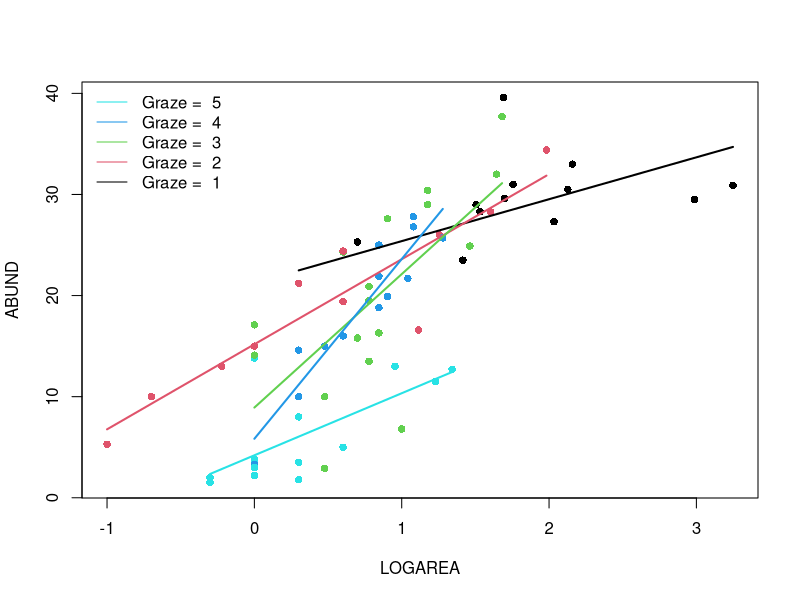
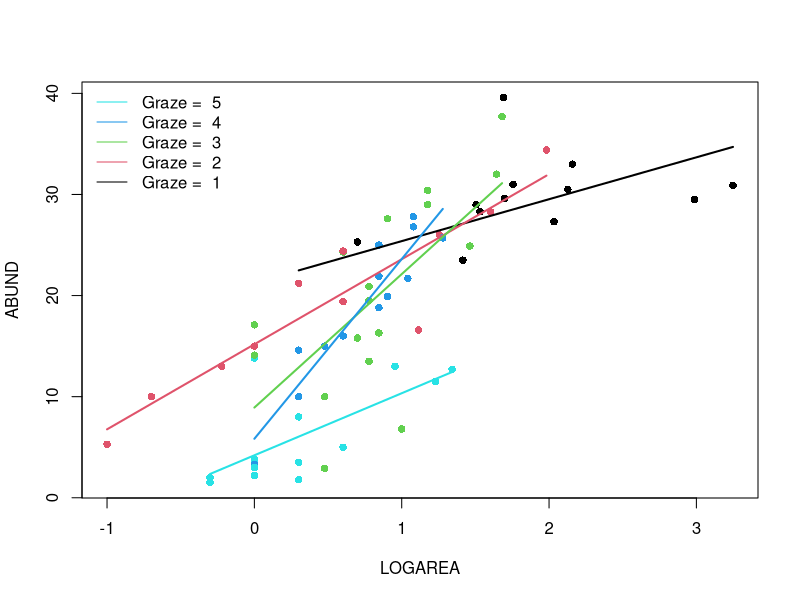
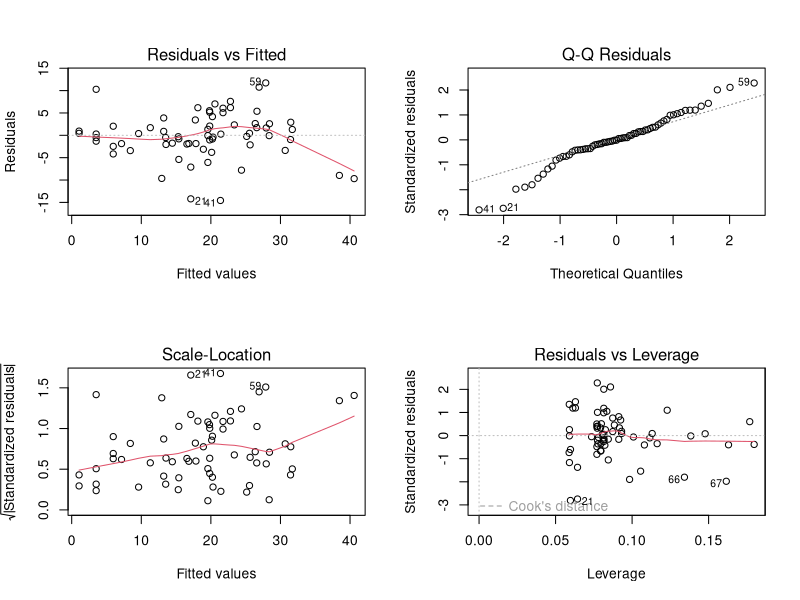

The R source for these figures, in order:
## ----Q2, eval=TRUE, echo=SOLUTIONS, results=SOLUTIONS, collapse=TRUE---------------------------------------------------------------------------------
loyn <- read.table("./data/loyn.txt", header = TRUE)
str(loyn)


## ----Q3, eval=TRUE, echo=SOLUTIONS, results=SOLUTIONS, collapse=TRUE---------------------------------------------------------------------------------
loyn$LOGAREA <- log10(loyn$AREA)
# create factor GRAZE as it was originally coded as an integer
loyn$FGRAZE <- factor(loyn$GRAZE)




## ----Q5, eval=TRUE, echo=SOLUTIONS, results=SOLUTIONS, collapse=TRUE---------------------------------------------------------------------------------
birds.inter.1 <- lm(ABUND ~ FGRAZE * LOGAREA , data = loyn)




## ----Q7, eval=TRUE, echo=SOLUTIONS, results=SOLUTIONS, collapse=TRUE---------------------------------------------------------------------------------
summary(birds.inter.1)

# Here the intercept (baseline) is the predicted `ABUND` for LOGAREA = 0,
# for FGRAZE level 1.
# the null hypothesis for the intercept is that the intercept = 0
# (not biologically relevant).

# LOGAREA represents the slope for LOGAREA, specific to level FGRAZE = 1.
# The null hypothesis is that the slope of the relationship
# between LOGAREA and ABUND = 0, for level FGRAZE = 1 only. 

# FGRAZE2...5 estimate differences (contrasts) between the *intercept* of
# each level and the *intercept* of the reference level, FGRAZE = 1. 

# FGRAZE2...5:LOGAREA estimate differences (contrasts) between the *slope*
# of LOGAREA for each level and the *slope* of LOGAREA for the reference
# level, FGRAZE = 1. 


# The Multiple R-square value is 0.76, slightly up from the purely additive
# model (in the optional questions)
# but not much, considering that we have added a whole 4 parameters to the
# model, i.e. nearly doubled its complexity


## ----Q8a, eval=TRUE, echo=TRUE, collapse=FALSE-------------------------------------------------------------------------------------------------------
par(mfrow= c(1, 1))
plot(ABUND ~ LOGAREA, data= loyn, col= GRAZE, pch= 16)
# Note: # color 1 means black in R
# color 2 means red in R
# color 3 means green in R
# color 4 means blue in R
# color 5 means cyan in R

# FGRAZE1
# create a sequence of increasing Biomass within the observed range
LOGAREA.seq<- seq(from= min(loyn$LOGAREA[loyn$FGRAZE == 1]),
					to= max(loyn$LOGAREA[loyn$FGRAZE == 1]),
					length= 20)
# create data frame for prediction
dat4pred<- data.frame(FGRAZE= "1", LOGAREA= LOGAREA.seq)
# predict for new data
dat4pred$predicted<- predict(birds.inter.1, newdata= dat4pred)
# add the predictions to the plot of the data
lines(predicted ~ LOGAREA, data= dat4pred, col= 1, lwd= 2)

# FGRAZE2
LOGAREA.seq<- seq(from= min(loyn$LOGAREA[loyn$FGRAZE == 2]),
					to= max(loyn$LOGAREA[loyn$FGRAZE == 2]),
					length= 20)
dat4pred<- data.frame(FGRAZE= "2", LOGAREA= LOGAREA.seq)
dat4pred$predicted<- predict(birds.inter.1, newdata= dat4pred)
lines(predicted ~ LOGAREA, data= dat4pred, col= 2, lwd= 2)

# FGRAZE3
LOGAREA.seq<- seq(from= min(loyn$LOGAREA[loyn$FGRAZE == 3]),
					to= max(loyn$LOGAREA[loyn$FGRAZE == 3]),
					length= 20)
dat4pred<- data.frame(FGRAZE= "3", LOGAREA= LOGAREA.seq)
dat4pred$predicted<- predict(birds.inter.1, newdata= dat4pred)
lines(predicted ~ LOGAREA, data= dat4pred, col= 3, lwd= 2)

# FGRAZE4
LOGAREA.seq<- seq(from= min(loyn$LOGAREA[loyn$FGRAZE == 4]),
					to= max(loyn$LOGAREA[loyn$FGRAZE == 4]),
					length= 20)
dat4pred<- data.frame(FGRAZE= "4", LOGAREA= LOGAREA.seq)
dat4pred$predicted<- predict(birds.inter.1, newdata= dat4pred)
lines(predicted ~ LOGAREA, data= dat4pred, col= 4, lwd= 2)

# FGRAZE5
LOGAREA.seq<- seq(from= min(loyn$LOGAREA[loyn$FGRAZE == 5]),
					to= max(loyn$LOGAREA[loyn$FGRAZE == 5]),
					length= 20)
dat4pred<- data.frame(FGRAZE= "5", LOGAREA= LOGAREA.seq)
dat4pred$predicted<- predict(birds.inter.1, newdata= dat4pred)
lines(predicted ~ LOGAREA, data= dat4pred, col= 5, lwd= 2)

legend("topleft", 
 legend= paste("Graze = ", 5:1), 
 col= c(5:1), bty= "n",
 lty= c(1, 1, 1), 
 lwd= c(1, 1, 1))


## ----Q8b, eval=TRUE, echo=TRUE, collapse=FALSE-------------------------------------------------------------------------------------------------------
# Okay, that was a long-winded way of doing this.
# If, like me, you prefer more compact code and less risks of errors,
# you can use a loop, to save repeating the sequence 5 times:
par(mfrow= c(1, 1))
plot(ABUND ~ LOGAREA, data= loyn, col= GRAZE, pch= 16)

for(g in levels(loyn$FGRAZE)){# `g` will take the values "1", "2",..., "5" in turn
	LOGAREA.seq<- seq(from= min(loyn$LOGAREA[loyn$FGRAZE == g]),
										to= max(loyn$LOGAREA[loyn$FGRAZE == g]),
														length= 20)
	dat4pred<- data.frame(FGRAZE= g, LOGAREA= LOGAREA.seq)
	dat4pred$predicted<- predict(birds.inter.1, newdata= dat4pred)
	lines(predicted ~ LOGAREA, data= dat4pred, col= as.numeric(g), lwd= 2)
}
legend("topleft", 
 legend= paste("Graze = ", 5:1), 
 col= c(5:1), bty= "n",
 lty= c(1, 1, 1), 
 lwd= c(1, 1, 1))




## ----Q10, eval=TRUE, echo=SOLUTIONS, results=SOLUTIONS, collapse=TRUE--------------------------------------------------------------------------------
str(loyn)
loyn$LOGDIST <- log10(loyn$DIST)
loyn$LOGLDIST <- log10(loyn$LDIST)


## ----Q11, eval=TRUE, echo=SOLUTIONS, results=SOLUTIONS, collapse=TRUE--------------------------------------------------------------------------------
# Example:

# Rank	|	Predictor	|	Biological effect
# 1	    |	LOGAREA	  |	Large patches containing proportionally
#                     more core habitat: enable persistence of
#                     species with larger home ranges. 
# 3	    |	LOGDIST	  |	?
# ?	    |	LOGLDIST	|	?
# 2	    |	YR.ISOL	  |	?
# ?	    |	ALT		    |	?
# ?	    |	FGRAZE	  |	?

# expect different researchers to come up with different predictions!
# The main limitation is our lack of expert knowledge of the
# study system and area, of course.




## ----Q13, eval=TRUE, echo=SOLUTIONS, results=SOLUTIONS, collapse=TRUE--------------------------------------------------------------------------------
M1 <- lm(ABUND ~ LOGDIST + LOGLDIST +
                 YR.ISOL + ALT + LOGAREA * FGRAZE,
         data = loyn)


## ----Q14, eval=TRUE, echo=SOLUTIONS, results=SOLUTIONS, collapse=TRUE--------------------------------------------------------------------------------
library(car)
vif(M1)

# Potential problem with FGRAZE (as seen from data exploration) with LOGAREA
# or YR.ISOL
# Ignore for the moment, but we will have to take this into account in our
# interpretation of the results.
# The high VIF for the terms involved in an
# interaction is expected and can be ignored.


## ----Q15, eval=TRUE, echo=SOLUTIONS, results=SOLUTIONS, collapse=TRUE--------------------------------------------------------------------------------
# Wait: why did we not use 'summary' or 'anova' for this?
summary(M1)
anova(M1)

# 'summary' tests if the coefficient for each predictor is significantly
# different from zero.
# 'anova' tests for the significance of the proportion of variation explained
# by a particular term in the model.
# The ANOVA allows testing the overall significance of categorical predictors,
# which involves several coefficients together, thus is more handy. 
# But the results of this ANOVA depend on the order of the variables,
# which is arbitrary here.
# We could change the order but there are too many possible permutations
# Summary p-values don't suffer that problem but test different hypotheses
# It would be useful to use an ANOVA that doesn't depend on the order
# of inclusion of the variables, like 'drop1'

drop1(M1, test = "F")

# LOGDIST is the least significant, hence makes the least 
# contribution to the variability explained by the model, 
# with respect to the number of degrees of freedom it uses (1)

# In retrospect, this model selection step effectively amounts to a test of the
# significance of the LOGDIST effect (although it is a relatively weak test,
# because this was not specific: in reality we were testing
# multiple hypotheses at once)


## ----Q16, eval=TRUE, echo=SOLUTIONS, results=SOLUTIONS, collapse=TRUE--------------------------------------------------------------------------------
M2 <- lm(ABUND ~ LOGLDIST + # removing LOGDIST here
                 YR.ISOL + ALT + LOGAREA * FGRAZE,
         data = loyn)

# or use the shortcut:

M2<- update(M1, formula = . ~ . - LOGDIST) # "." means all previous variables
drop1(M2, test = "F")

# YR.ISOL is now the least significant, hence makes the least 
# contribution to the variability explained by the model, 
# with respect to the number of degrees of freedom it uses (1)

M3 <- update(M2, formula = . ~ . - YR.ISOL)
drop1(M3, test = "F")

# LOGLDIST and ALT now the least significant. Choosing on the basis of
# p-values this similar is really quite arbitrary, so would be best guided
# by expert knowledge if we have it.
# in the absence of strong a-priori expertise, we'll go for LOGLDIST

M4 <- update(M3, formula = . ~ . - LOGLDIST)
drop1(M4, test = "F")

# and finally drop ALT from the model
# I am writing the model in full for more clarity:
M5 <- lm(ABUND ~ LOGAREA * FGRAZE, data = loyn) 
drop1(M5, test = "F")
# All significant: no more terms to drop. Here we are, back to a
# familiar version of the model!


## ----Q17, eval=TRUE, echo=SOLUTIONS, results=SOLUTIONS, collapse=TRUE--------------------------------------------------------------------------------
# If the goal of the study is simply to test the FGRAZE * LOGAREA interaction, then all we need is the associated significance test.
# If the model is intended to be used for further inference (like
# prediction), then we will try to simplify it as much as is justifiable to do.

# We can use drop1 for this, but we don't need to, in this simple case:
# when an interaction is significant, the main effects should be left in,
# irrespective of significance, because the interaction cannot be
# interpreted correctly without its main effect.

# Likewise, when an interaction is non-significant it must go first,
# and only then the evidence for the main effects can be assessed.

# Because R always includes interactions *after* their main effects
# in the models, the anova of the model returns the same result as drop1, 
# in our simple model which has no interactions with other terms

# Demo:
anova(M5)
drop1(M5, test= "F") 
# drop1 is clever enough that it doesn't let you
# see the p-values for the main effect, in the presence of their interaction.

# In this case the interaction is not significant, and thus isn't needed
# a better model would thus be the additive-only model:
# lm(ABUND ~ LOGAREA + FGRAZE , data = loyn)
# By applying 'drop1' we have effectively tested the effect of the interaction,
# i.e. the hypothesis that the effect of grazing level depends on patch size (or vice versa).


## ----Q18, eval=TRUE, echo=SOLUTIONS, results=SOLUTIONS, collapse=TRUE--------------------------------------------------------------------------------
M6 <- lm(ABUND ~ LOGAREA + FGRAZE, data = loyn) 
# first split the plotting device into 2 rows and 2 columns
par(mfrow = c(2,2))

# now create the residuals plots
plot(M6)

# To test the normality of residuals assumption we use the Normal Q-Q plot. 
# The central residuals are not too far from the Q-Q line but the extremes
# are too extreme (the tails of the distribution are too long). Some
# observations, both high and low, are poorly explained by the model.

# The plot of the residuals against the fitted values suggests these
# extreme residuals happen for intermediate fitted values.

# Looking at the homogeneity of variance assumption (Residuals vs
# Fitted and Scale-Location plot),
# the graphs are mostly messy, with no clear pattern emerging. There is
# a hint of smaller variance with the lowest fitted values, which is not ideal.
# This could mean that the homogeneity of variance assumption is not met
# (i.e. the variances are not the same). 

# The observations with the highest leverage don't appear to be overly
# influential, according to the Cook's distances in the Residuals vs
# Leverage plot.  




## ----Q19, eval=TRUE, echo=SOLUTIONS, results=SOLUTIONS, collapse=TRUE--------------------------------------------------------------------------------
anova(M6)
# null hypothesis 1: There is no effect of LOGAREA on ABUND
# (the proportion of variation explained by LOGAREA is zero)
# null hypothesis 2: There is no effect of FGRAZE on ABUND
# (no significant proportion of variation explained by grazing
# levels *after* the effect of LOGAREA)
# the p values are all very small therefore reject both null hypotheses.

# (Supplement)
# You can work out the proportions of variation explained by each predictor
# we can extract the Sums of squares like this:
str(anova(M6)) # examine the structure of the returned object
M6.SS<- anova(M6)$'Sum Sq' # store values of interest
M6.SS # checking that we have extracted the Sums of squares as intended

# compute SST (total sums of squares):
M6.SST<- sum(anova(M6)$'Sum Sq') 

# proportion of variation in the data explained by the model:
(M6.SST - M6.SS[3]) / M6.SST # 0.7269773

# proportion of variation in the data explained by predictors:
(M6.SS[1:2]) / M6.SST # 0.5476530 0.1793243

# So that's 55% of variation in the data explained by LOGAREA and 18% for FGRAZE after LOGAREA


summary(M6)

# From the summary table, the model equation is
# ABUND = 15.72*(Intercept) + 7.25*LOGAREA + 0.38*FGRAZE2 - 0.19*FGRAZE3
# - 1.59*FGRAZE4 - 11.89*FGRAZE5
# Note that (Intercept) = 1 always


## ----Q20, eval=TRUE, echo=SOLUTIONS, results=SOLUTIONS, collapse=TRUE--------------------------------------------------------------------------------
# Biologically: confirming what we already found out in the previous LM exercises:
# There is a significant effect of grazing levels, especially the highest
# level with a negative effect on bird abundance

# There is a significant positive effect of patch area, too.

# The relative importance of patch area and grazing is not entirely clear, 
# as these are correlated, with smaller patches also having higher grazing
# intensity on average, and larger patches lower grazing intensity.

# Some observations are poorly predicted (fitted) using the set of
# available predictors.

# Interpretation: 
# Bird abundance may increase with patch area due to populations being more
# viable in large patches (e.g. less prone to extinction), 
# or perhaps because there is proportionally less edge effect in larger
# patches, and this in turn provides more high quality habitat for species 
# associated with these habitat patches

# The negative effect of grazing may be due to grazing decreasing resource
# availability for birds, for example plants or seeds directly, or insects
# associated with the grazed plants.


# Methodologically:
# Doing model selection is difficult without an intrinsic / expert knowledge
# of the system, to guide what variables to include.
# Even with this dataset, many more models could have been formulated.
# For example, for me, theory would have suggested to test an interaction 
# between YR.ISOL and LOGDIST (or LOGLDIST?), 
# because LOGDIST will affect the dispersal of birds between patches 
# (hence the colonisation rate), 
# and the time since isolation of the patch may affect how important
# dispersal has been to maintain or rescue populations 
# (for recently isolated patches, dispersal, and hence distance to nearest
# patches may have a less important effect)


## ----Q21, eval=TRUE, echo=SOLUTIONS, results=SOLUTIONS, collapse=TRUE--------------------------------------------------------------------------------
# This time, we are not doing any specific hypothesis testing, so there's
# no need to force the LOGAREA * FGRAZE into the model until the
# end of the model selection.
# But we should still start with a "most complex model considered" 
# which we deem plausible.

M.start<- lm(ABUND ~ LOGLDIST + YR.ISOL + ALT + LOGAREA * FGRAZE, data= loyn)

step(M.start)

# or 

drop1(M.start)
# lowest AIC would be obtained by removing LOGLDIST

M.step2<- lm(ABUND ~ YR.ISOL + ALT + LOGAREA * FGRAZE, data= loyn)
drop1(M.step2)
# lowest AIC would be obtained by removing YR.ISOL

M.step3<- lm(ABUND ~ ALT + LOGAREA * FGRAZE, data= loyn)
drop1(M.step3)
# lowest AIC would be obtained by removing ALT

M.step4<- lm(ABUND ~ LOGAREA * FGRAZE, data= loyn)
drop1(M.step4)
# lowest AIC is the current model, including the interaction.
# unlike the F-test, the AIC favors retaining the interaction


# one way of constructing a summary table, for reporting the results:
# (we could include the model without interaction, for reference)
Model.formulas<- c("LOGLDIST + YR.ISOL + ALT + LOGAREA * FGRAZE",
	"YR.ISOL + ALT + LOGAREA * FGRAZE",
	"ALT + LOGAREA * FGRAZE",
	"LOGAREA * FGRAZE",
	"LOGAREA + FGRAZE")
Model.AIC<- c(AIC(M.start),
	AIC(M.step2),
	AIC(M.step3),
	AIC(M.step4),
	AIC(M6))

summary.table<- data.frame(Model= Model.formulas,
	AIC= round(Model.AIC, 2))

# Sorting models from lowest AIC (preferred) to highest (least preferred):
summary.table<- summary.table[order(summary.table$AIC), ]

# Adding AIC differences with respect to best model:
summary.table$deltaAIC<- summary.table$AIC - summary.table$AIC[1]

summary.table

# Note that this rather automatic way of doing model selection
# misses a number of plausible combinations of the terms of 
# interest. This is somewhat arbitrary and there is a chance to
# miss the "best" model in that way.

# The function `step` tries to reduce this problem with the
# options `direction= "both"`. This means that after achieving a
# minimal model by applying "backwards" steps of model
# reduction, `step` will eventually apply one or more
# "forward" steps, where previously deleted terms are added
# again in case they lead to an improvement of the minimal model.

# However, this is no replacement for a fully manual and 
# thought-through model selection, informed by the understanding 
# of theory in the research area, and of the research questions.


## ----A1, eval=TRUE, echo=SOLUTIONS, results=SOLUTIONS, collapse=TRUE---------------------------------------------------------------------------------
birds.add.2 <- lm(ABUND ~ FGRAZE + LOGAREA, data = loyn)
anova(birds.add.2)

# null hypothesis 1: There is no effect of FGRAZE on ABUND
# (no difference between grazing levels)
# null hypothesis 2: There is no effect of LOGAREA on ABUND
# (the proportion of variation in ABUND explained by LOGAREA is
# zero *after* accounting for the effect of FGRAZE)
# the p values are all very small therefore reject both null hypotheses.

# we can also extract the Sums of squares like this:
birds.add.2.SS<- anova(birds.add.2)$'Sum Sq' # store values of interest
birds.add.2.SST<- sum(anova(birds.add.2)$'Sum Sq') # compute SST

# proportion of variation in the data explained by the model:
(birds.add.2.SST - birds.add.2.SS[3]) / birds.add.2.SST
# the same as the previous model

# proportion of variation in the data explained by predictors:
(birds.add.2.SS[1:2]) / birds.add.2.SST # 0.5449233 0.1820540

# So that's 54% for FGRAZE and 18% for LOGAREA after FGRAZE,
# essentially reversing the contributions found in the first
# model (for reference, see the solution code chunk for Question 19).

# Conclusion: here the order matters a lot. This is not too surprising since
# the design is unbalanced and FGRAZE and LOGAREA covary (they are correlated)


## ----A2, eval=TRUE, echo=SOLUTIONS, results=SOLUTIONS, collapse=TRUE---------------------------------------------------------------------------------
# ABUND = 15.72*(Intercept) + 7.25*LOGAREA + 0.38*FGRAZE2 - 0.19*FGRAZE3
# - 1.59*FGRAZE4 - 11.89*FGRAZE5
# Note that (Intercept) = 1 always

# expected abundance for (A): replace LOGAREA by -0.5, and all FGRAZE2...5 by 0
15.72*1 + 7.25*(-0.5) + 0.38*0 - 0.19*0 - 1.59*0 - 11.89*0 # 12.095

# could also extract the model coefficients like this:
M6.coef<- coef(M6)
M6.coef
# and multiply by the predictor values to obtain the equivalent prediction
# (difference due to my own roundings of estimates above)
sum(M6.coef * c(1, -0.5, 0, 0, 0, 0)) # 12.09278 

# expected abundance for (B): input 1 for the GRAZE3 variable
15.72*1 + 7.25*(-0.5) + 0.38*0 - 0.19*1 - 1.59*0 - 11.89*0 # 11.905
# or
sum(M6.coef * c(1, -0.5, 0, 1, 0, 0)) # 11.90349

# the difference (B) 11.90349 - (A) 12.09278 should correspond to
# the estimate for the GRAZE3 coefficient

# expected abundance for (C)
sum(M6.coef * c(1, 0.5, 0, 1, 0, 0)) # 19.15072

# the difference (C) 19.15072 - (B) 11.90349 should coincide with the
# estimate of the slope for the LOGAREA effect, since there is just one
# LOGAREA unit of difference and the slope is the change in expected
# abundance for a 1-unit increase in the predictor.


## ----A3, eval=TRUE, echo=SOLUTIONS, results=SOLUTIONS, collapse=TRUE---------------------------------------------------------------------------------
# ABUND = 21.243*(Intercept) - 6.165*FGRAZE2 - 7.215*FGRAZE3 - 17.910*FGRAZE4
# - 17.043*FGRAZE5 + 4.144*LOGAREA + 4.368*FGRAZE2:LOGAREA
# + 4.989*FGRAZE3:LOGAREA + 15.235*FGRAZE4:LOGAREA + 1.996*FGRAZE5:LOGAREA
# Note that (Intercept) = 1 always

# expected abundance for (A): replace LOGAREA by 2.5, and all terms involving
# FGRAZE2...5 by 0
21.243*1 - 6.165*0 - 7.215*0 - 17.910*0 - 17.043*0 + 4.144*2.5 + 4.368*0 + 4.989*0 + 15.235*0 + 1.996*0 # 31.603

# much lower risk of error by extracting the model coefficients like this:
birds.inter.1.coef<- coef(birds.inter.1)
birds.inter.1.coef # check coefficients and their order
# and multiply by the predictor values to obtain the equivalent prediction
sum(birds.inter.1.coef * c(1, 0, 0, 0, 0, 2.5, 0, 0, 0, 0)) # 31.60296 

# expected abundance for (B): input 1 for the GRAZE5 variable and -0.5 for
# variables LOGAREA and FGRAZE5:LOGAREA
21.243*1 - 6.165*0 - 7.215*0 - 17.910*0 - 17.043*1 + 4.144*(-0.5) + 4.368*0 + 4.989*0 + 15.235*0 + 1.996*(-0.5) # 1.13
# or
sum(birds.inter.1.coef * c(1, 0, 0, 0, 1, -0.5, 0, 0, 0, -0.5)) # 1.130203 

# Well done if you got there!

